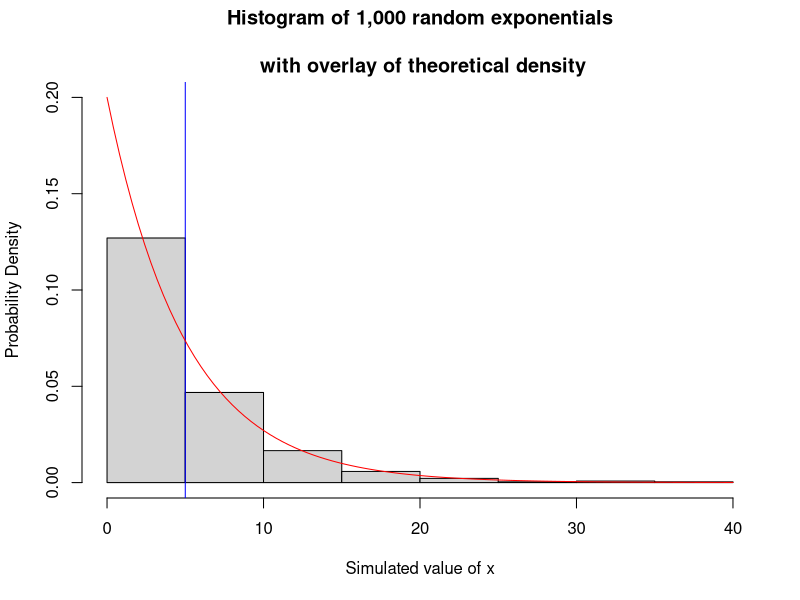
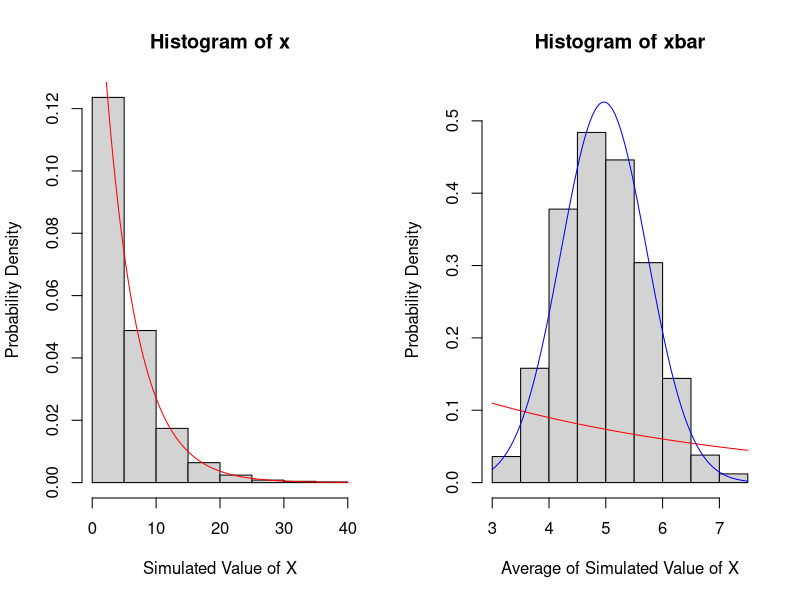
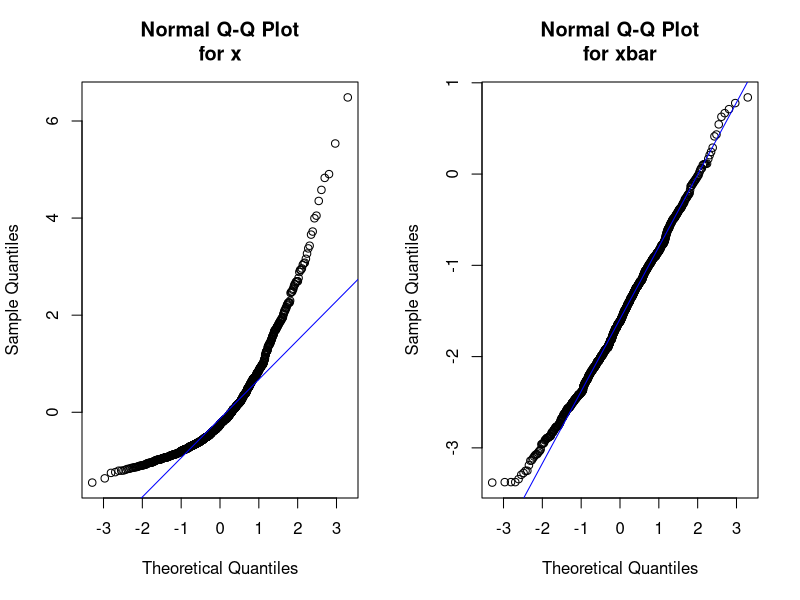

Source code (R) for these figures, in order:
## ---- chunk 1
# set the random number seed so the results are reproducible.
set.seed(1234)
# Simulate 1000 random exponentials
x <- rexp(1000, rate = 0.2)

# Make the Y-axis start at zero and go to the maximum value 
# in the range() function.
ylim <- range(0, .20)

# Plot the empirical results of the simulation
# Use density instead of frequency,
# so the theoretical curve will fit.
hist(x, freq = F, ylim = ylim,
     main = "Histogram of 1,000 random exponentials
             \n with overlay of theoretical density",
     xlab = "Simulated value of x",
     ylab = "Probability Density"
     )

# Overlay a plot a theoretical exponential density curve
abline(v = 5, col="Blue")
curve(dexp(x, rate = 0.2), add=T, col="Red")
## ---- chunk 2
mean(x)

## ---- chunk 3
# Theoretical variance should be the square of the standard deviation
# The theoretical standard deviation equals 5; so the theoretical variance should equal 25
sd(x)       # sample standard deviation
(sd(x))^2   # standard deviaiton squared 
var(x)      # sample (empirical) variance
## ---- chunk 4
# compare the distribution of # 1,000 random numbers 
# from the exponential probablity distribution

# Histogram template (from R help file for hist() function):
# hist(x, breaks = "Sturges",
#     freq = NULL, probability = !freq,
#     include.lowest = TRUE, right = TRUE,
#     density = NULL, angle = 45, col = NULL, border = NULL,
#     main = paste("Histogram of" , xname),
#     xlim = range(breaks), ylim = NULL,
#     xlab = xname, ylab,
#     axes = TRUE, plot = TRUE, labels = FALSE,
#     nclass = NULL, warn.unused = TRUE, ...)


par(mfrow = c(1,2))

# Compare the distribution of 1000 random exponentials
# ylim <- .55  # (from h2 graph below)
x <- rexp(1000, rate = 0.2)
h1 <- hist(x, freq=F, 
           xlab = "Simulated Value of X",
           ylab = "Probability Density" )
curve(dexp(x, rate = 0.2), add=T, col="Red") # Exponential Curve (Theoretical)

# with the distribution of 1000 averages of 40 random exponentials
xbar = NULL
for (i in 1 : 1000) xbar = c(xbar, mean(rexp(40, rate = 0.2)))
xsave <- x
x <- xbar
m <- mean(xbar)
s <- sd(xbar)
h2 <- hist(xbar, plot = F)

ylim = range(0, h2$density, max(h2$density)*1.1 )
hist(xbar, freq=F, ylim=ylim,
     xlab = "Average of Simulated Value of X",
     ylab = "Probability Density" )
curve(dexp(x, rate = 0.2), add=T, col="Red") # Exponential Curve (Theoretical)
curve(dnorm(x, m, s), add=T, col="Blue")     # Normal Curve (Theoretical)
## ---- chunk 5
par(mfrow = c(1,2) )
x <- xsave

# Normalize x and x bar before plotting 
normx    <- (x - xbar)/sd(x)
normxbar <- (xbar - mean(xbar)/sd(xbar))

# Q-Q Plot template (from R help file for qqnorm() function):
# qqnorm(y, ylim, main = "Normal Q-Q Plot",
#       xlab = "Theoretical Quantiles", ylab = "Sample Quantiles",
#       plot.it = TRUE, datax = FALSE, ...)

qqnorm(normx,   main = "Normal Q-Q Plot\nfor x")
qqline(normx,   col = "Blue")

qqnorm(normxbar, main = "Normal Q-Q Plot\nfor xbar")
qqline(normxbar, col = "Blue")
